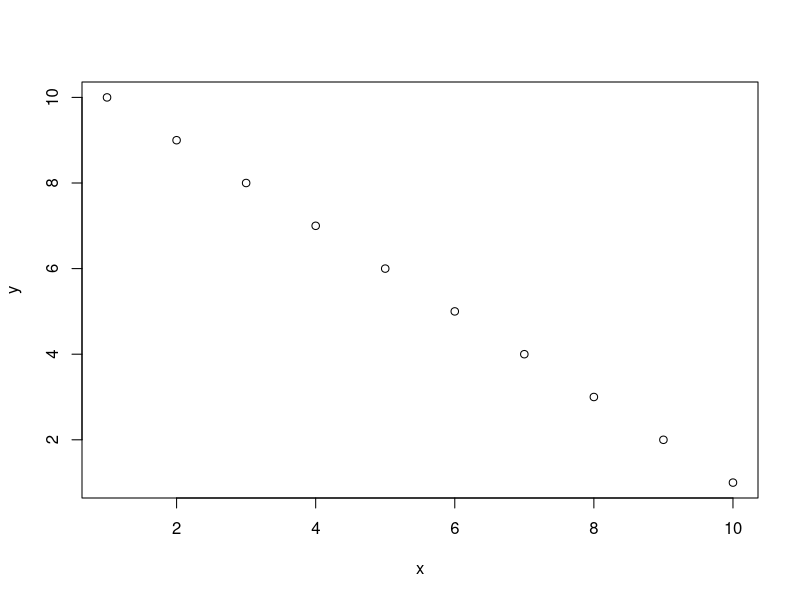
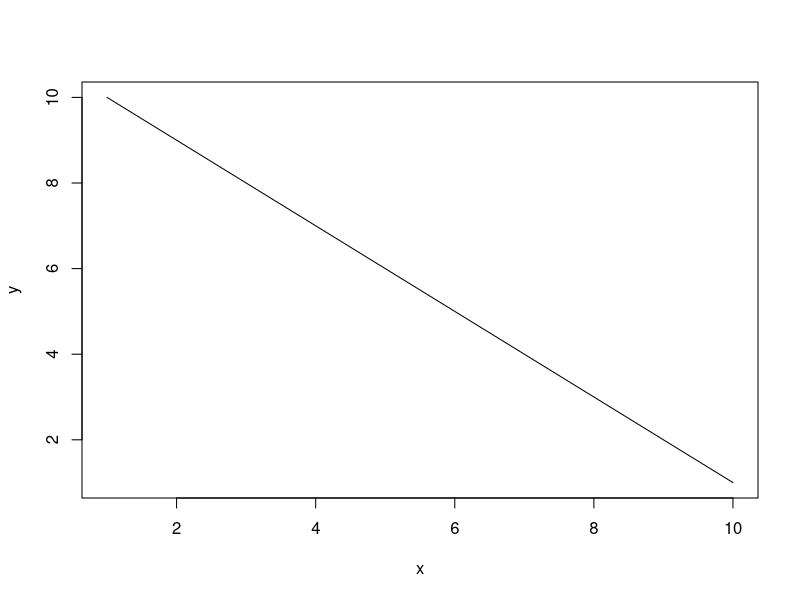
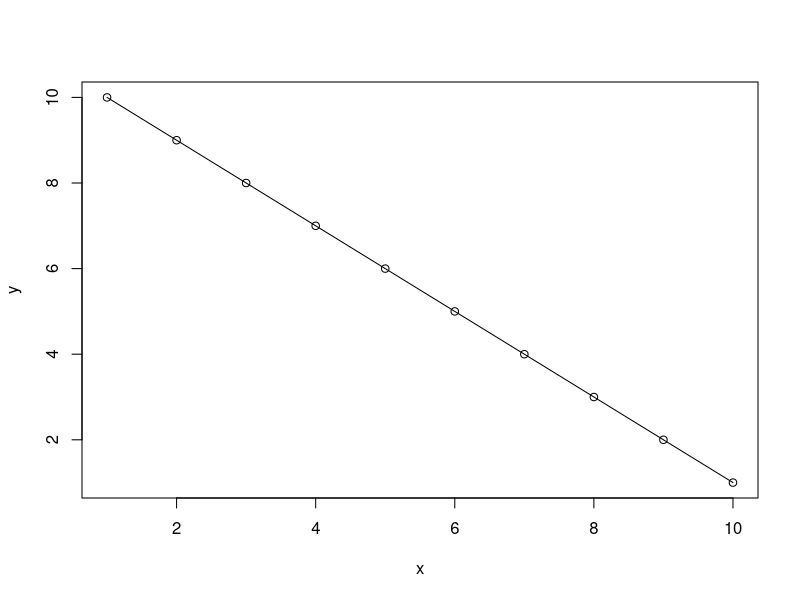
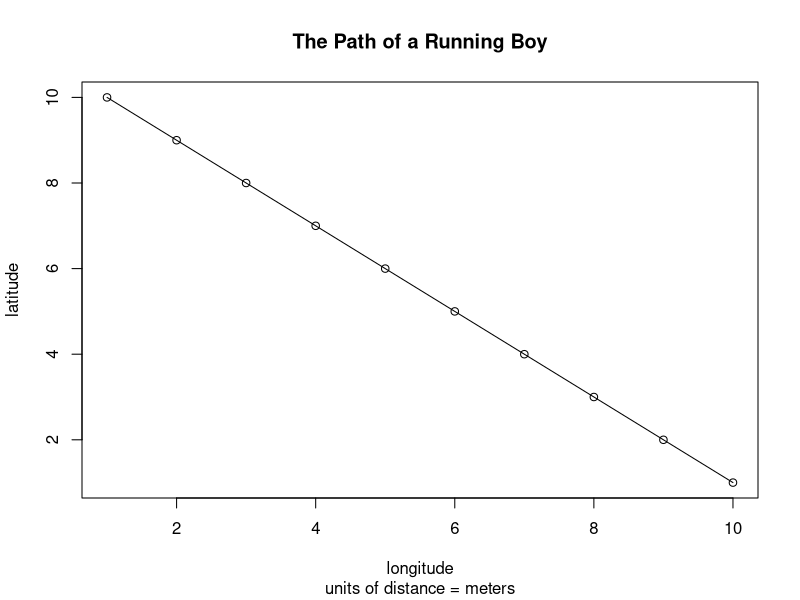
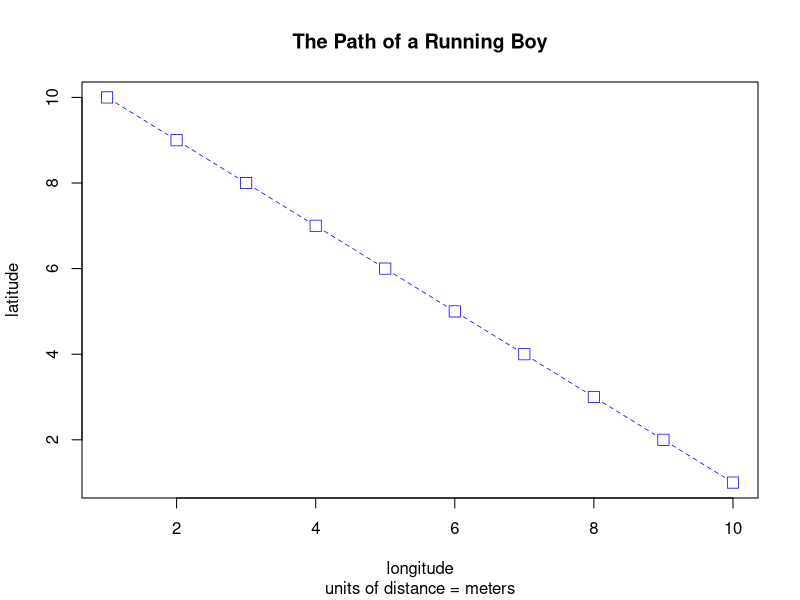
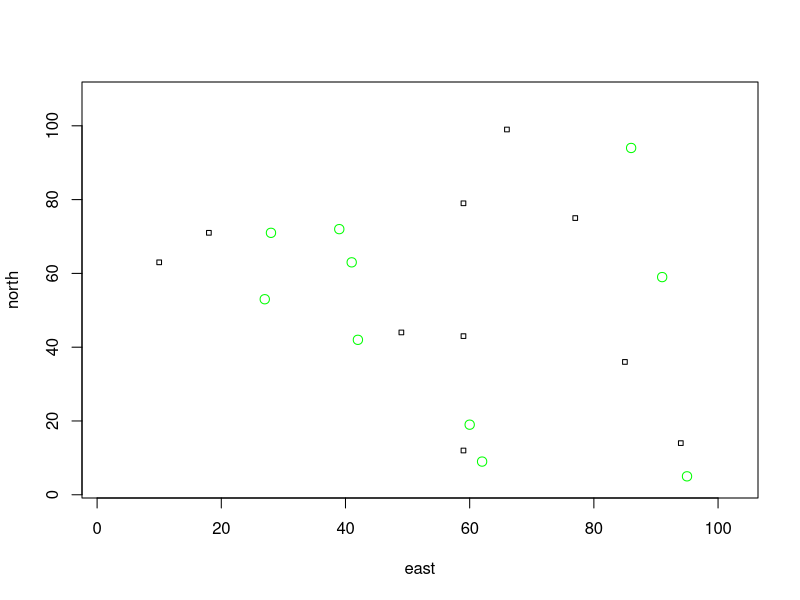
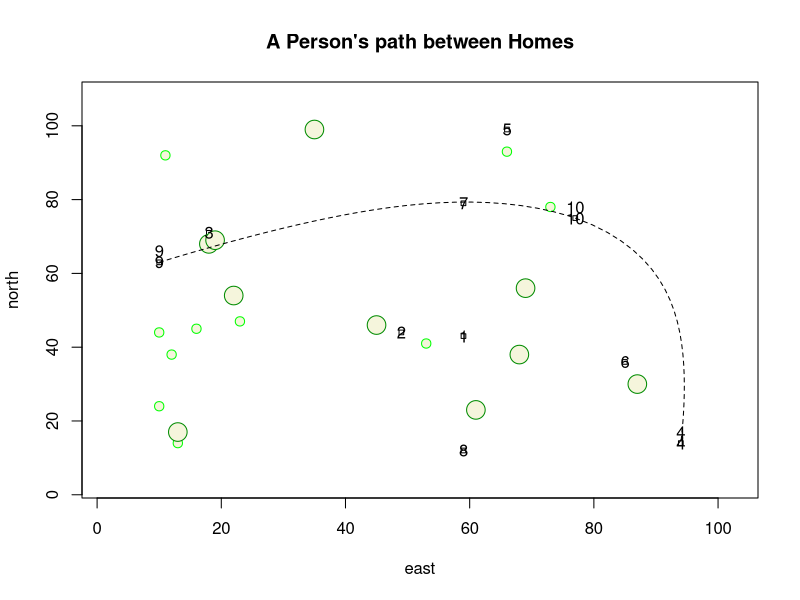
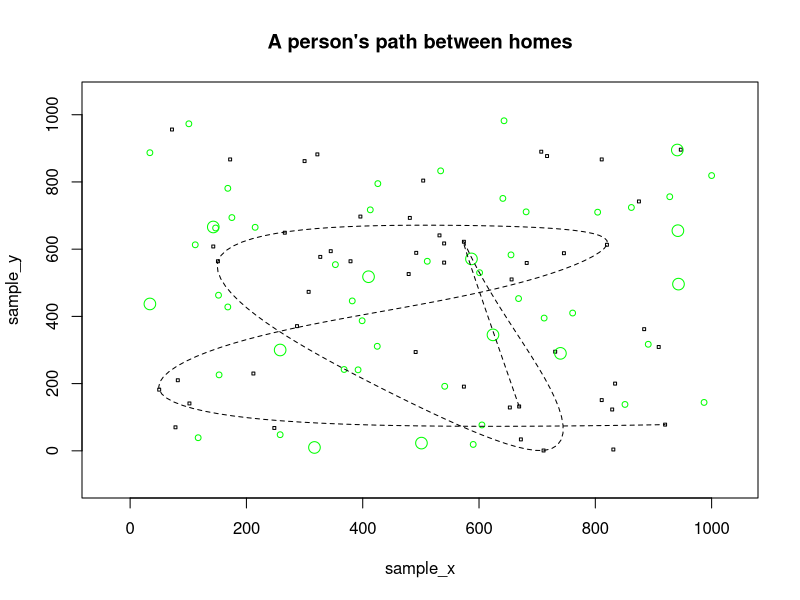

Generate these figures, in order, with R:
x <- 1:10
y <- 10:1

plot(x, y)

plot(x, y, type = 'l')

plot(x, y, type='o')

plot(x, y, type = "o", 
     main = "The Path of a Running Boy",
     sub = "units of distance = meters",
     xlab = "longitude", 
     ylab = "latitude")

plot(x, y, type = "b", main = "The Path of a Running Boy", 
     sub = "units of distance = meters", 
     xlab = "longitude", 
     ylab = "latitude",
     lty = 2,
     lwd = .75,
     col = "blue",
     pch = 0,
     cex = 1.5)

x <- 1:100
y <- 1:100

east <- sample(x, size = 10, replace = TRUE)
north <- sample(y, size = 10, replace = TRUE)

symbols(east, north, squares = rep(.75,10), inches = FALSE)

symbols(sample(x, 10, replace = TRUE), 
        sample(y, 10, replace = TRUE), 
        circles = rep(.75,10), 
        inches = FALSE,
        fg = "green",
        add = TRUE)

symbols(east, north, squares = rep(.75,10), inches = FALSE)

symbols(sample(x, 10, replace = TRUE), 
        sample(y, 10, replace = TRUE), 
        circles = rep(.75,10), 
        inches = FALSE,
        fg = "green1",
        bg = "beige",
        add = TRUE)

symbols(sample(x, 10, replace = TRUE), 
        sample(y, 10, replace = TRUE), 
        circles = rep(1.5,10), 
        inches = FALSE,
        fg = "green4",
        bg = "beige",
        add = TRUE)

dwellings <- cbind.data.frame(id = 1:10, east, north)

#lines(x = dwellings$east,
#      y = dwellings$north,
#      lty = 2,
#      lwd = .75,
#      col = "blue")

text(x = dwellings$east,
     y = dwellings$north,
     labels = dwellings$id)

locs <- sample(1:10, 3, replace = FALSE)

#lines(x = dwellings[locs, 2],
#      y = dwellings[locs, 3],
#      lty = 2,
#      lwd = .75,
#      col = "blue")

# text(x = dwellings$east,
#      y = dwellings$north + 3,
#      labels = dwellings$id)

text(x = dwellings[locs, ]$east, 
     y = dwellings[locs, ]$north + 3,
     labels = dwellings[locs, ]$id)

xspline(x = dwellings[locs, 2],
        y = dwellings[locs, 3],
        shape = -1,
        lty = 2)
title(main="A Person's path between Homes")

#Challenge Plot
#Make the dimensions 1-1000
x <- 1:1000
y <- 1:1000

sample_x <- sample(x, size = 50, replace = TRUE)
sample_y <- sample(y, size = 50, replace = TRUE)

#Randomly place the 50 dwelling units throughout the area
symbols(sample_x, sample_y, squares = rep(5,50), inches = FALSE)

# create a dataframe for these points
fifty_points <- cbind.data.frame(id = 1:50, sample_x, sample_y)
fifty_points$id
#Take a sample of 7 homes (these will be the ones that have the dashed spline)
seven_sampled = sample(fifty_points$id,7)

#Randomly place the 40 small trees/circles around the area
symbols(sample(x, 40, replace = TRUE), 
        sample(y, 40, replace = TRUE), 
        circles = rep(5,40), 
        inches = FALSE,
        fg = "green",
        add = TRUE)

#Randomly place the 12 larger trees in the area (such that the tree is 2x wider)
twelve_x = sample(x, 12, replace = TRUE)
twelve_y = sample(y, 12, replace = TRUE)

symbols(twelve_x,
        twelve_y, 
        circles = rep(10,12), 
        inches = FALSE,
        fg = "green",
        add = TRUE)

#Add the dashed spline connecting the seven homes

xspline(x = fifty_points$sample_x[seven_sampled],
        y = fifty_points$sample_y[seven_sampled],
        shape = -1,
        lty = 2)

#Add the desired title
title("A person's path between homes")

